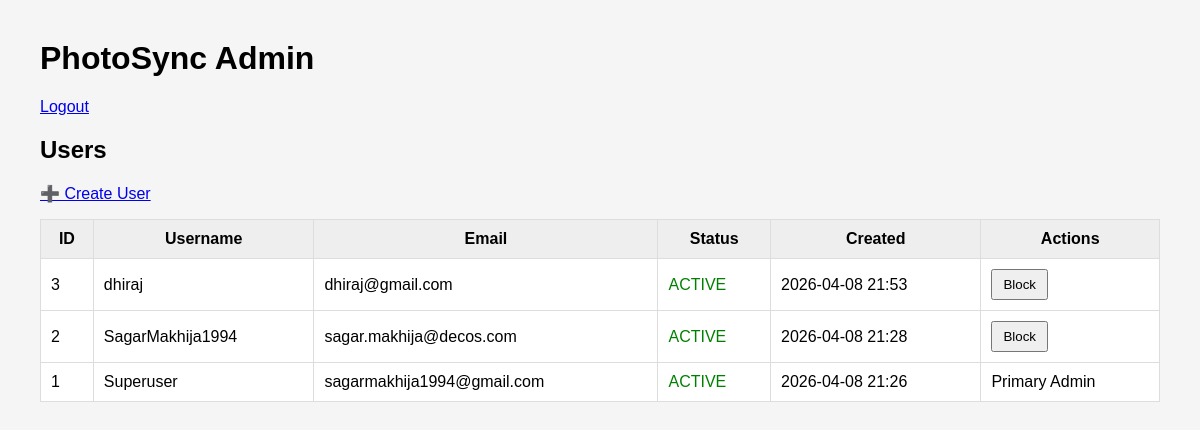
Page /admin/users (signed in) on the committed database.
### app/models.py (models this page shows)
class User(Base):
    __tablename__ = "users"
    id = Column(Integer, primary_key=True)
    username = Column(String(50), unique=True, index=True, nullable=False)
    email = Column(String(255), unique=True, index=True, nullable=False)
    password_hash = Column(String(255), nullable=False)
    status = Column(String(20), default="PENDING", nullable=False)
    is_admin = Column(Boolean, default=False)
    max_storage_gb = Column(Integer, default=100)
    created_at = Column(DateTime, default=datetime.utcnow)
    approved_at = Column(DateTime, nullable=True)
    devices = relationship(
        "Device",
        back_populates="user",
        cascade="all, delete-orphan",
    )

### app/routers/admin.py (the view)
@router.get("/users", response_class=HTMLResponse)
def users_page(
    request: Request,
    admin: User = Depends(require_admin),
    db: Session = Depends(get_db),
):
    users = db.query(User).order_by(User.created_at.desc()).all()
    return templates.TemplateResponse(
        "users.html",
        {"request": request, "users": users},
    )

### app/templates/users.html (shortened to what this page needs)
{% extends "base.html" %}
{% block content %}
<h2>Users</h2>
<p>
    <a href="/admin/users/create">➕ Create User</a>
</p>
<table>
    <tr>
        <th>ID</th>
        <th>Username</th>
        <th>Email</th>
        <th>Status</th>
        <th>Created</th>
        <th>Actions</th>
    </tr>
    {% for user in users %}
    <tr>
        <td>{{ user.id }}</td>
        <td>{{ user.username }}</td>
        <td>{{ user.email }}</td>
        <td class="status-{{ user.status }}">{{ user.status }}</td>
        <td>{{ user.created_at.strftime("%Y-%m-%d %H:%M") }}</td>
        <td>
            {% if user.status == "PENDING" %}
                <form method="post" action="/admin/users/{{ user.id }}/approve" style="display:inline">
                    <button>Approve</button>
                </form>
                <form method="post" action="/admin/users/{{ user.id }}/block" style="display:inline">
                    <button>Block</button>
                </form>
            {% elif user.status == "ACTIVE" %}
                {% if not user.is_admin or users|selectattr("is_admin")|selectattr("status","equalto","ACTIVE")|list|length > 1 %}
                    <form method="post" action="/admin/users/{{ user.id }}/block" style="display:inline">
                        <button>Block</button>
                    </form>
                {% else %}
                    <span>Primary Admin</span>
                {% endif %}
            {% else %}
                —
            {% endif %}
        </td>
    </tr>
    {% endfor %}
</table>
{% endblock %}

### app/templates/base.html (shortened to what this page needs)
<!DOCTYPE html>
<html>
<head>
</head>
<body>
    <h1>PhotoSync Admin</h1>
    {% if request.session.get("admin_user_id") %}
        <div style="margin-bottom:20px;">
            <a href="/admin/logout">Logout</a>
        </div>
    {% endif %}
    {% block content %}{% endblock %}
</body>
</html>

### app/templates/base.html (style rules this page uses)
body { font-family: Arial, sans-serif; margin: 40px; background: #f5f5f5; }
table { width: 100%; border-collapse: collapse; background: #fff; }
th, td { padding: 10px; border: 1px solid #ddd; }
th { background: #eee; }
.status-ACTIVE { color: green; }
button { padding: 6px 10px; cursor: pointer; }

### rows in the picture
User: id "3", username "dhiraj", email "dhiraj@gmail.com", status "ACTIVE", created_at "2026-04-08 21:53"
User: id "2", username "SagarMakhija1994", email "sagar.makhija@decos.com", status "ACTIVE", created_at "2026-04-08 21:28"
User: id "1", username "Superuser", email "sagarmakhija1994@gmail.com", status "ACTIVE", created_at "2026-04-08 21:26", is_admin "Primary Admin"
